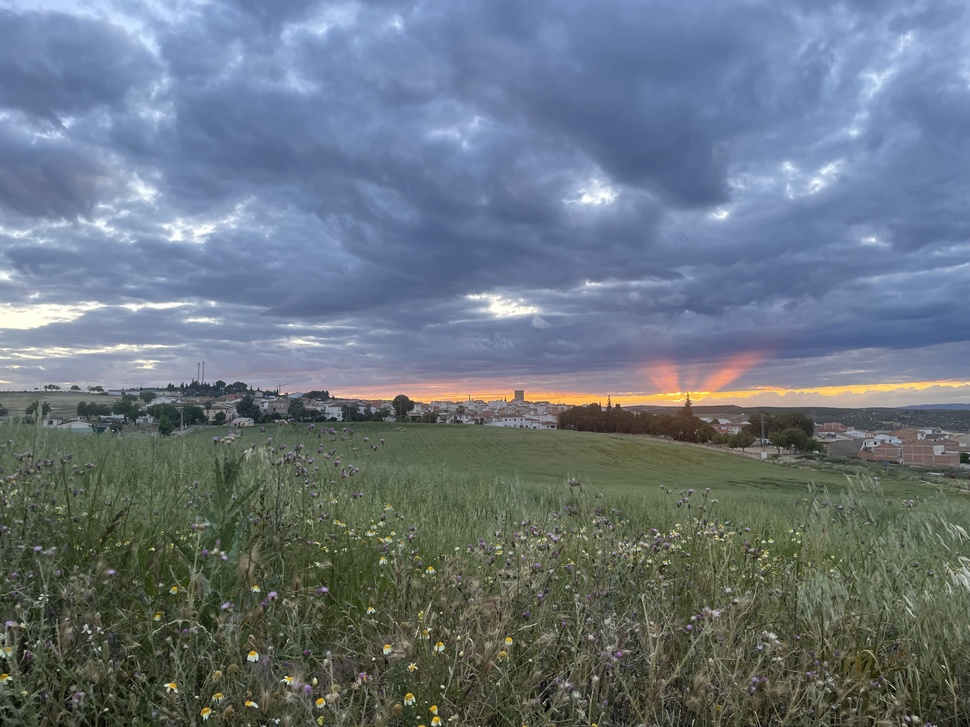
#> input picture imagen.jpg, 970 x 727 px, shrunk from 4032 x 3024 before the run, found by its file name
$ python filtro_mascara_ar.py
#> lines starting #> are read from the running program, lines starting #| are printed output that depends on the picture; after the words box and inside, x2 and y2 are one past the last pixel; in counts of white or black regions, pixels touching at a corner belong together
#filtro_mascara_ar.py
import cv2
import matplotlib.pyplot as plt
face_cas = cv2.CascadeClassifier(cv2.data.haarcascades + 'haarcascade_frontalface_default.xml')
img = cv2.imread('imagen.jpg')
#> img is the input picture: shape (727, 970, 3); mean B, G, R 127.4, 117, 105.8
# Simulamos un rectangulo de gafas
gray = cv2.cvtColor(img, cv2.COLOR_BGR2GRAY)
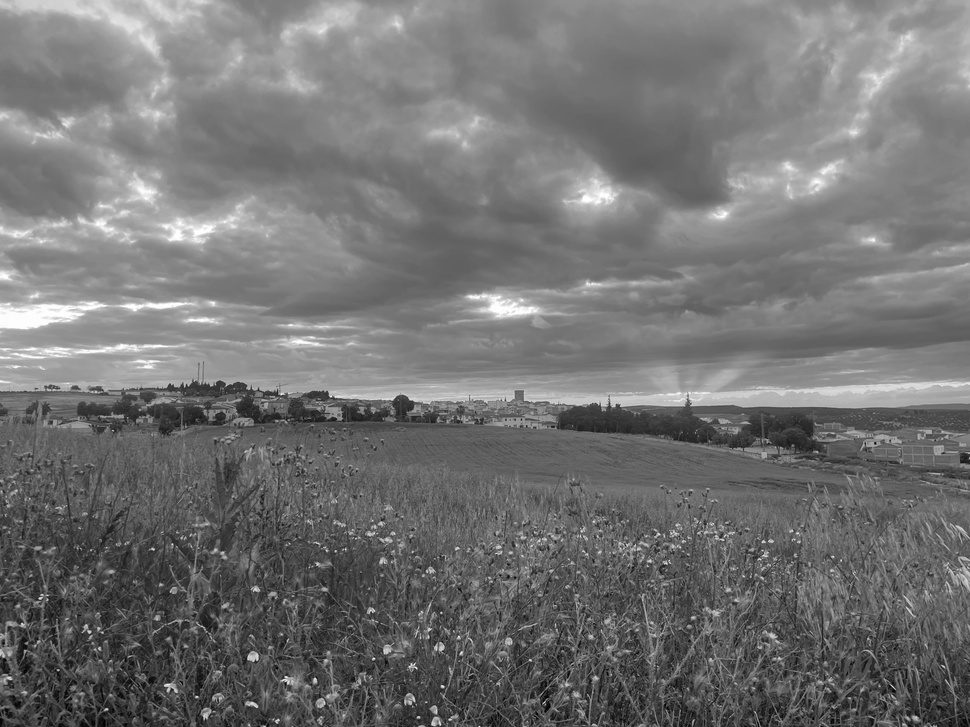
#> gray: shape (727, 970); min 0, max 255, mean 114.9
faces = face_cas.detectMultiScale(gray, 1.3, 5)
#> faces = ()
for (x,y,w,h) in faces:
    cv2.circle(img, (x + w//4, y + h//3), 10, (0,0,0), -1)
    cv2.circle(img, (x + 3*w//4, y + h//3), 10, (0,0,0), -1)
    cv2.line(img, (x + w//4, y+h//3), (x + 3*w//4, y+h//3), (0,0,0), 2)
#> this loop made 0 passes
plt.imshow(cv2.cvtColor(img, cv2.COLOR_BGR2RGB))
plt.axis('off')
plt.show()

$ run again, with coches.jpg copied over imagen.jpg
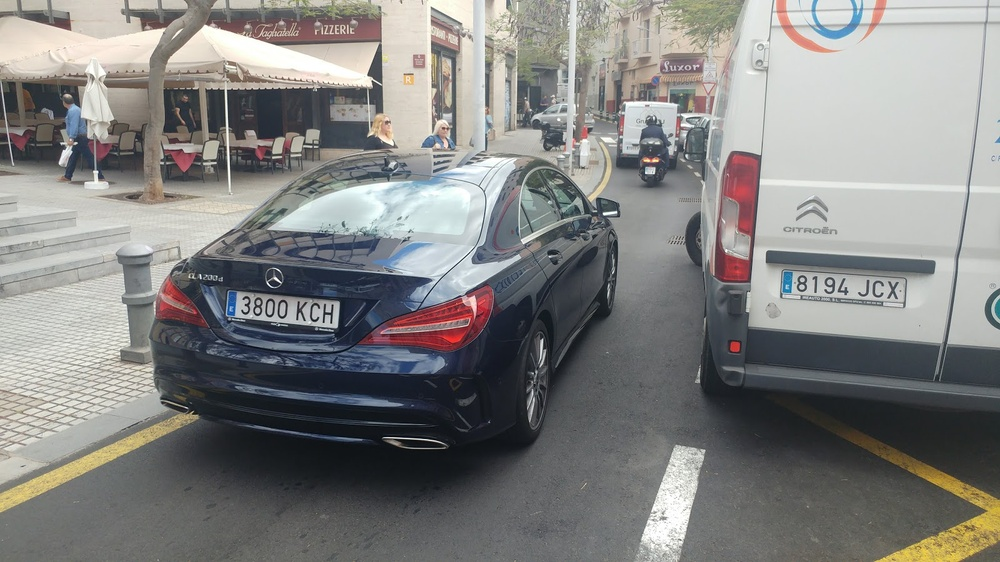
#> input picture coches.jpg, 1000 x 562 px, shrunk from 1600 x 900 before the run, found by its file name
#> img is the input picture: shape (562, 1000, 3); mean B, G, R 128.8, 130.3, 130.4
#> `gray = cv2.cvtColor(img, cv2.COLOR_BGR2GRAY)`:
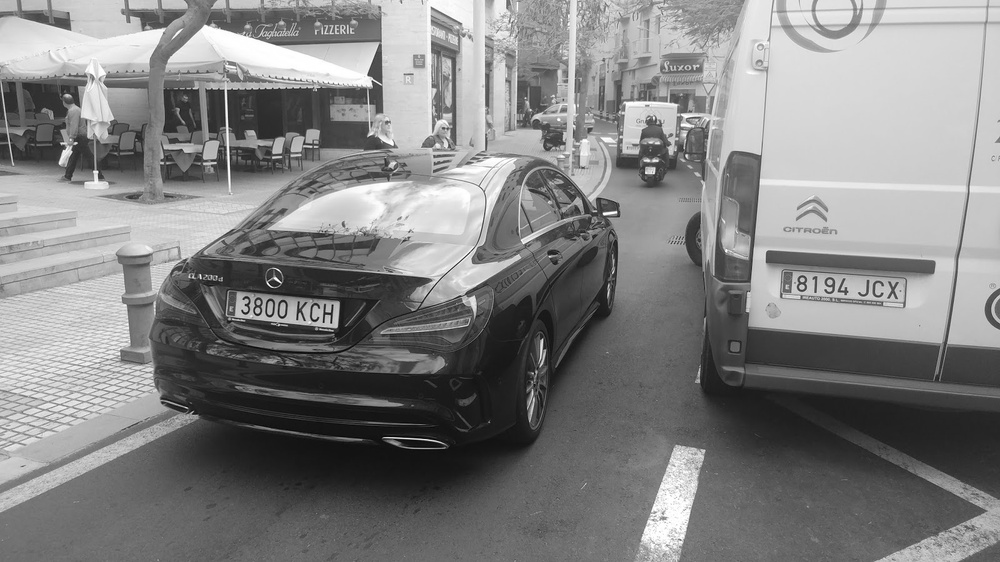
#> gray: shape (562, 1000); min 0, max 255, mean 130.1
#> faces = ()

$ run again, with contarpersonas.jpg copied over imagen.jpg
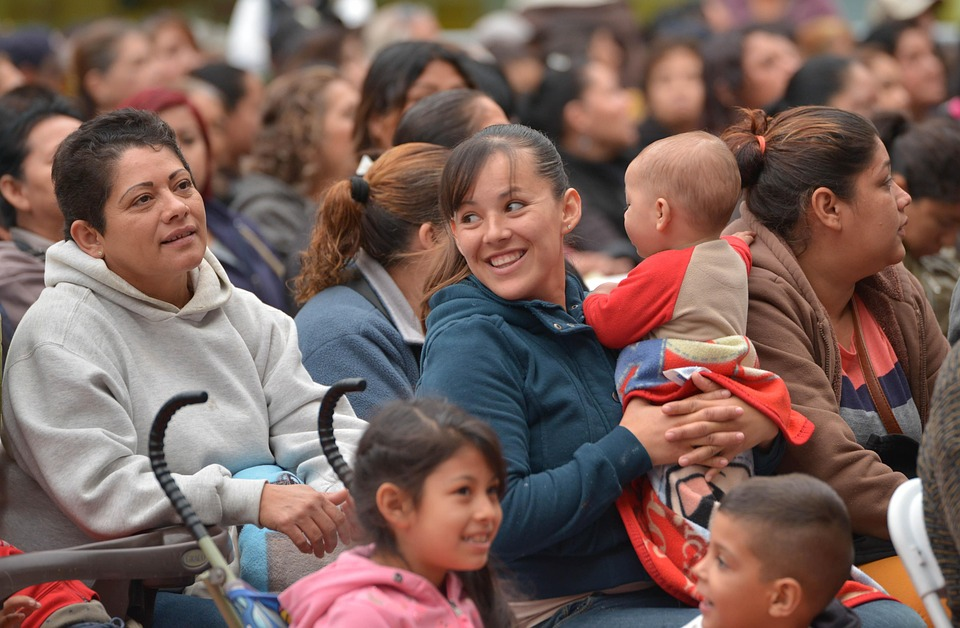
#> input picture contarpersonas.jpg, 960 x 628 px, found by its file name
#> img is the input picture: shape (628, 960, 3); mean B, G, R 90.3, 96.6, 122.2
#> `gray = cv2.cvtColor(img, cv2.COLOR_BGR2GRAY)`:
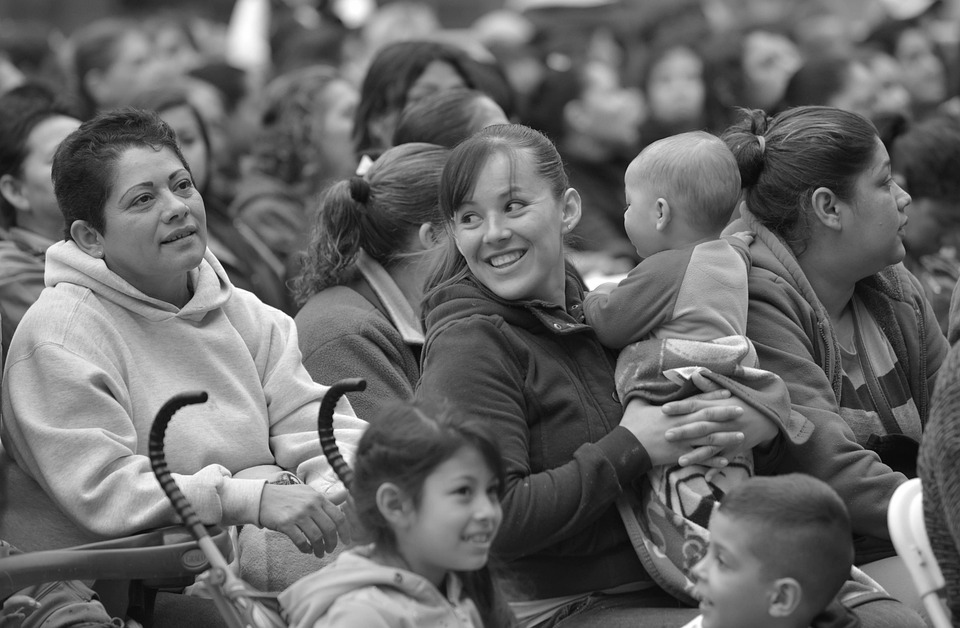
#> gray: shape (628, 960); min 2, max 255, mean 103.5
#> faces = [[644, 52, 69, 69], [418, 452, 111, 111]]
#> the loop `for (x,y,w,h) in faces:` made 2 passes
#> after the loop `for (x,y,w,h) in faces:`:
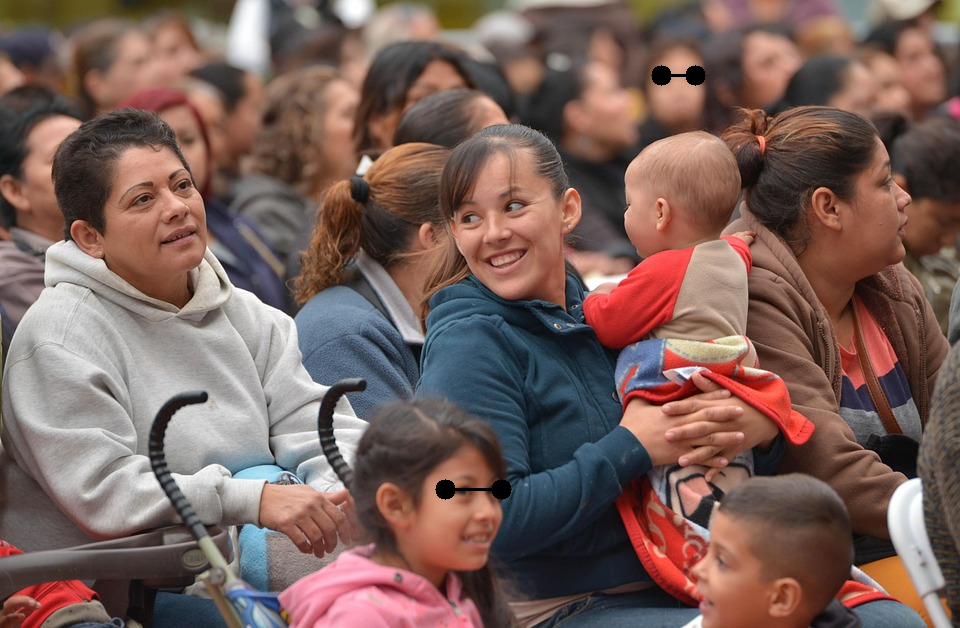
#> img: shape (628, 960, 3); 0.24% of pixels changed, all inside (x1, y1, x2, y2) = (435, 65, 706, 500)

$ run again, with img1.jpg copied over imagen.jpg
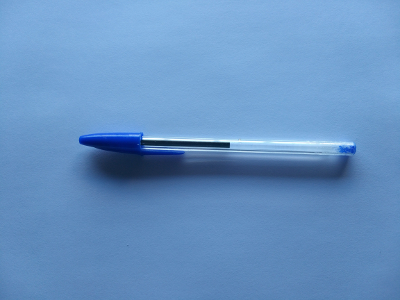
#> input picture img1.jpg, 400 x 300 px, found by its file name
#> img is the input picture: shape (300, 400, 3); mean B, G, R 194.1, 146.4, 102.9
#> `gray = cv2.cvtColor(img, cv2.COLOR_BGR2GRAY)`:
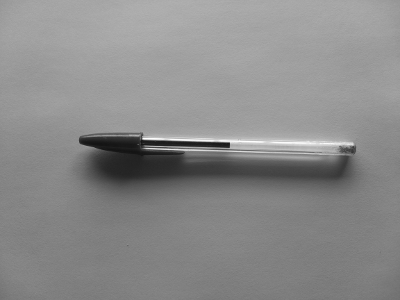
#> gray: shape (300, 400); min 19, max 255, mean 138.7
#> faces = ()
